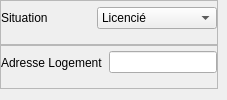
           <widget class="QWidget" name="widget_19" native="true">
            <layout class="QVBoxLayout" name="verticalLayout_12">
             <property name="spacing">
              <number>0</number>
             </property>
             <property name="leftMargin">
              <number>0</number>
             </property>
             <property name="topMargin">
              <number>0</number>
             </property>
             <property name="rightMargin">
              <number>9</number>
             </property>
             <item>
              <widget class="QFrame" name="frame_42">
               <property name="frameShape">
                <enum>QFrame::StyledPanel</enum>
               </property>
               <property name="frameShadow">
                <enum>QFrame::Raised</enum>
               </property>
               <layout class="QHBoxLayout" name="horizontalLayout_63">
                <property name="leftMargin">
                 <number>0</number>
                </property>
                <property name="topMargin">
                 <number>0</number>
                </property>
                <property name="rightMargin">
                 <number>0</number>
                </property>
                <item>
                 <widget class="QLabel" name="label_93">
                  <property name="text">
                   <string>Situation             </string>
                  </property>
                 </widget>
                </item>
                <item>
                 <widget class="QComboBox" name="updateSituation">
                  <property name="sizePolicy">
                   <sizepolicy hsizetype="Expanding" vsizetype="Fixed">
                    <horstretch>0</horstretch>
                    <verstretch>0</verstretch>
                   </sizepolicy>
                  </property>
                  <item>
                   <property name="text">
                    <string>Licencié</string>
                   </property>
                  </item>
                  <item>
                   <property name="text">
                    <string>Suspendu</string>
                   </property>
                  </item>
                  <item>
                   <property name="text">
                    <string>Transféré</string>
                   </property>
                  </item>
                  <item>
                   <property name="text">
                    <string>Actif</string>
                   </property>
                  </item>
                 </widget>
                </item>
               </layout>
              </widget>
             </item>
             <item>
              <widget class="QFrame" name="frame_41">
               <property name="frameShape">
                <enum>QFrame::StyledPanel</enum>
               </property>
               <property name="frameShadow">
                <enum>QFrame::Raised</enum>
               </property>
               <layout class="QHBoxLayout" name="horizontalLayout_62">
                <property name="leftMargin">
                 <number>0</number>
                </property>
                <property name="topMargin">
                 <number>0</number>
                </property>
                <property name="rightMargin">
                 <number>0</number>
                </property>
                <item>
                 <widget class="QLabel" name="label_92">
                  <property name="text">
                   <string>Adresse Logement</string>
                  </property>
                  <property name="wordWrap">
                   <bool>true</bool>
                  </property>
                 </widget>
                </item>
                <item>
                 <widget class="QLineEdit" name="updateAdresseLogement"/>
                </item>
               </layout>
              </widget>
             </item>
            </layout>
           </widget>
